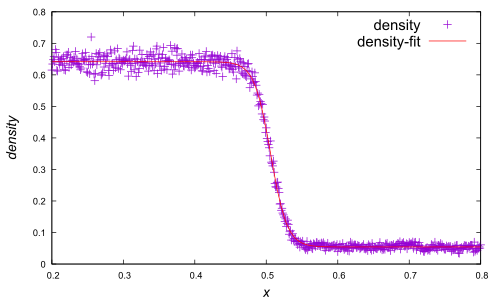

Reproduce this figure in gnuplot.
set term pdf
set out 'ln78732-rn10976-ld0.629856-rd0.087808-fitting.pdf'
set xlabel '{/Arial-Italic x}'
set ylabel '{/Arial-Italic density}'
set xlabel font 'Arial,15'
set ylabel font 'Arial,15'
set xrange [0.2:0.8]
set tics font 'Arial,10'
set key font 'Arial,16'

da(x) = (dal+dag)/2 + ((dal-dag)/2)*tanh((x-a)/(2*b))

fit da(x) 'ln78732-rn10976-ld0.629856-rd0.087808.density' u 1:2 via a, b, dal, dag

plot 'ln78732-rn10976-ld0.629856-rd0.087808.density' u 1:2 title 'density' with points pt 1, da(x) title 'density-fit' with line lt 1 lc rgb hsv2rgb(0, 1, 1)
